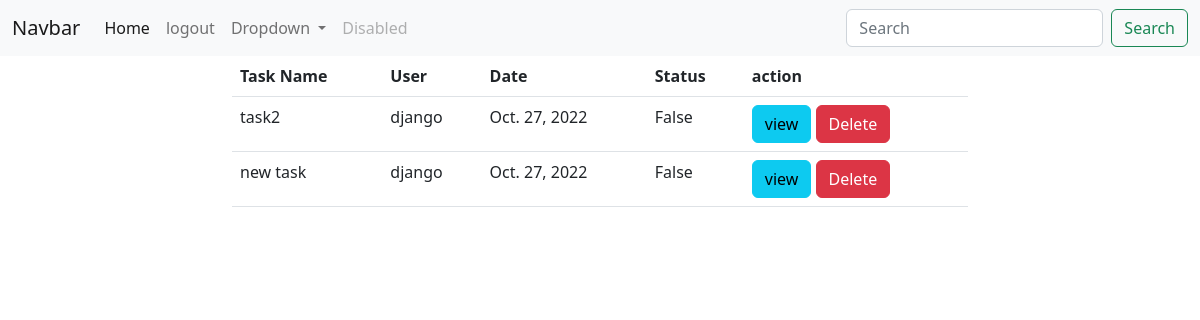
The page /web/todos/all (signed in) on the database as committed earlier.
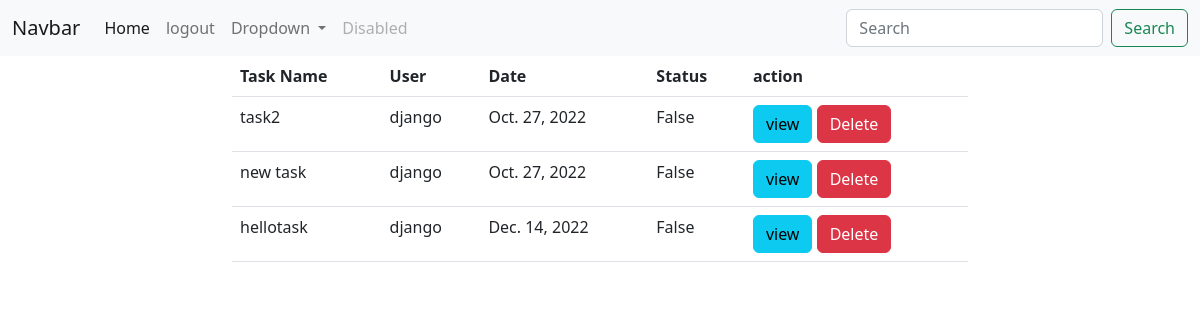
The same page on the database as committed later.
### api/models.py (models this page shows, shortened)
class Todos(models.Model):
    task_name=models.CharField(max_length=200)
    user=models.ForeignKey(User,on_delete=models.CASCADE)#charfield channged to foreign key
    status=models.BooleanField(default=False)
    created_date=models.DateField(auto_now_add=True)

### todoweb/views.py (the view)
# urls.py: path("todos/all",views.TodoListView.as_view(),name="todo-list"),
@method_decorator(signin_required,name="dispatch")
class TodoListView(ListView):
    template_name="todo-list.html"
    model=Todos
    context_object_name="todos"
    def get_queryset(self):
        return Todos.objects.filter(user=self.request.user)

### todoweb/views.py (called while the page is built)
def signin_required(fn):
    def wrapper(request,*args,**kw):
        if not request.user.is_authenticated:
            messages.error(request,"you must login")
            return redirect("signin")
        else:
            return fn(request,*args,**kw)
    return wrapper

### todoweb/templates/todo-list.html (shortened to what this page needs)
{%extends 'base.html'%}
{%block body_block%}
<div class="row">
    <div class="col-2"></div>
    <div class="col-8">
     <table class="table">
        <tr>
            <th>Task Name</th>
            <th>User</th>
            <th>Date</th>
            <th>Status</th>
            <th>action</th>
        </tr>
        {%for todo in todos%}
        <tr>
            <td>{{todo.task_name}}</td>
            <td>{{todo.user}}</td>
            <td>{{todo.created_date}}</td>
            <td>{{todo.status}}</td>
            <td>
                <a href="{%url 'todo-detail' todo.id%}" class="btn btn-info">view</a>
                <a href="{%url 'todo-delete' todo.id%}" class="btn btn-outline btn-danger">Delete</a>
            </td>
        </tr>
        {%endfor%}
     </table>
    </div>
    <div class="col-2"></div>
</div>
{%endblock%}

### todoweb/templates/base.html (shortened to what this page needs)
<!DOCTYPE html>
<html lang="en">
<head>
    <link href="https://cdn.jsdelivr.net/npm/bootstrap@5.2.3/dist/css/bootstrap.min.css" rel="stylesheet">
</head>
<body>
    <nav class="navbar navbar-expand-lg bg-light">
        <div class="container-fluid">
          <a class="navbar-brand" href="#">Navbar</a>
          <div class="collapse navbar-collapse" id="navbarSupportedContent">
            <ul class="navbar-nav me-auto mb-2 mb-lg-0">
              <li class="nav-item">
                <a class="nav-link active" aria-current="page" href="#">Home</a>
              </li>
              <li class="nav-item">
                <a class="nav-link" href="{%url 'sign-out'%}">logout</a>
              </li>
              <li class="nav-item dropdown">
                <a class="nav-link dropdown-toggle" href="#" role="button" data-bs-toggle="dropdown" aria-expanded="false">
                  Dropdown
                </a>
              </li>
              <li class="nav-item">
                <a class="nav-link disabled">Disabled</a>
              </li>
            </ul>
            <form class="d-flex" role="search">
              <input class="form-control me-2" type="search" placeholder="Search" aria-label="Search">
              <button class="btn btn-outline-success" type="submit">Search</button>
            </form>
          </div>
        </div>
      </nav>
    <div class="container">
        {%block body_block%}
        {%endblock%}
    </div>
</body>
</html>

Rows that differ between the two databases and show on the page:
added Todos: task_name "hellotask", user "django", created_date "Dec. 14, 2022", status "False"
